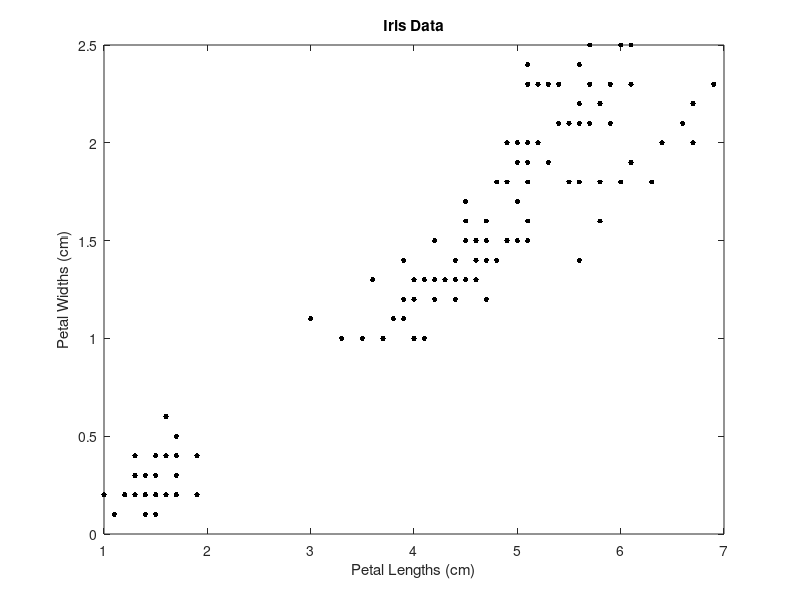
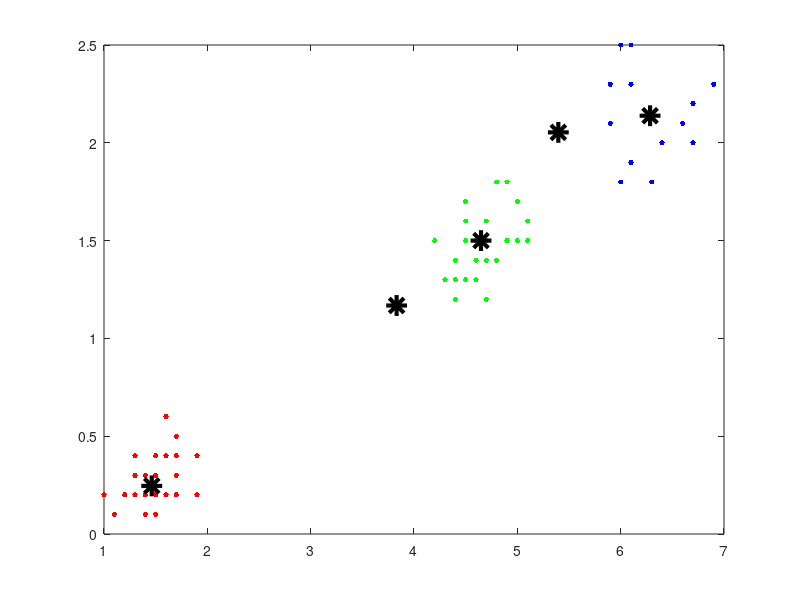

MATLAB code to generate these figures, in order: (Note: this script raises an error after producing the figures.)
% K-means clustering

% The dataset consists of 150 datapoints of 2 features from iris dataset
%

clear all; close all; clc


X=load('kmeans.dat'); 
K=5; % number of centroids
n=size(X) % check the data size
max_iterations = 10; % if this number is too low a warning will be displayed stating that the algorithm did not converge, which you should expect since the software only implemented one iteration.

% Alternative way to load data
% load fisheriris
% X = meas(:,3:4)

figure;
plot(X(:,1),X(:,2),'k.','MarkerSize',12);
title 'Iris Data';
xlabel 'Petal Lengths (cm)'; 
ylabel 'Petal Widths (cm)';


% %%%%%%%%%%%%%%%%%%%%%%%%%%%%%%%%%%%%%%%%%%%%%%%%%%%%%%%%%%%%%%%%%%%%%%%%%%%%%% 
% 1. Using 'kmeans' function: "kmeans(x,k)" performs k-means clustering to partition the observations of the n-by-p data matrix X into k clusters, and returns an n-by-1 vector (idx) containing cluster indices of each observation. Rows of X correspond to points and columns correspond to variables. 

rng(1); % For reproducibility
[idx,C] = kmeans(X,K);

x1 = min(X(:,1)):0.01:max(X(:,1));
x2 = min(X(:,2)):0.01:max(X(:,2));
[x1G,x2G] = meshgrid(x1,x2);
XGrid = [x1G(:),x2G(:)]; % Defines a fine grid on the plot

idx2Region = kmeans(XGrid,K,'MaxIter',max_iterations,'Start',C); 

figure;
plot(X(idx==1,1),X(idx==1,2),'r.','MarkerSize',12)
hold on
plot(X(idx==2,1),X(idx==2,2),'b.','MarkerSize',12)
plot(X(idx==3,1),X(idx==3,2),'g.','MarkerSize',12)
plot(C(:,1),C(:,2),'k*','MarkerSize',15,'LineWidth',3) 
legend('Cluster 1','Cluster 2','Cluster 3','Centroids','Location','NW')
xlabel 'Petal Lengths (cm)';
ylabel 'Petal Widths (cm)';
title 'Cluster Assignments and Centroids using built-in function'
hold off





% %%%%%%%%%%%%%%%%%%%%%%%%%%%%%%%%%%%%%%%%%%%%%%%%%%%%%%%%%%%%%%%%%%%%%%%%%%%%%% 
% 2. Using your own function

%Randomly Initialize Centroids
len = size(X,1);
rand_num = 1+floor((len-1)*rand(K,1));
centroids = X(rand_num,:);

for i=1:max_iterations
    indices = zeros(size(X,1), 1);

    for i=1:length(X)
        %Pairwise distance
        distance = pdist2(centroids, X(i,:));
        [C, indices(i)]= min(distance);
    end
    [m, n] = size(X);
    centroids = zeros(K, n);

    for i=1:K
        %Find the new cluster center location using mean
        centroids(i,:) = mean(X(find(idx==i),:)); 
    end

end


figure;
plot(X(indices==1,1),X(indices==1,2),'r.','MarkerSize',12)
hold on
plot(X(indices==2,1),X(indices==2,2),'b.','MarkerSize',12)
plot(X(indices==3,1),X(indices==3,2),'g.','MarkerSize',12)
plot(centroids(:,1),centroids(:,2),'k*','MarkerSize',15,'LineWidth',3) 
legend('Cluster 1','Cluster 2','Cluster 3','Centroids','Location','NW')
xlabel 'Petal Lengths (cm)';
ylabel 'Petal Widths (cm)';
title 'Cluster Assignments and Centroids using your implementation'
hold off






